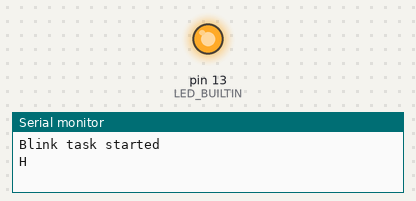
The sketch below on a simulated Arduino Uno, built with avr-gcc and run on an emulated ATmega328P. On the bench: output pins drawn as LEDs (lit = HIGH), the last lines printed to the serial monitor.

Above: at 7.5 s.
At 22.5 s:
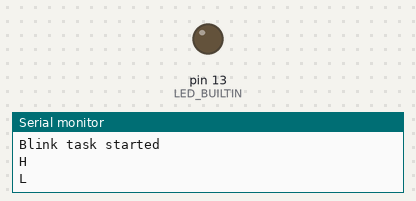
Timing chart, 0 to 39.0 s (numbered marks = the images above):
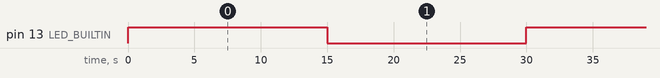

Measured:
- by itself, pin 13 (LED_BUILTIN): alternates HIGH for 15.0 s and LOW for 15.0 s

The sketch:

arduino-due-blink.ino
```cpp
#include <FreeRTOS.h>
#include <task.h>

void blink(void *pvParameters)
{
  Serial.println("Blink task started");
  pinMode(LED_BUILTIN, OUTPUT);

  for( ;; ) {
    digitalWrite(LED_BUILTIN, HIGH);
    Serial.println("H");
    vTaskDelay(1000);

    digitalWrite(LED_BUILTIN, LOW);
    Serial.println("L");
    vTaskDelay(1000);
  }
}

void setup()
{
  Serial.begin(9600);

  xTaskCreate(blink, (const portCHAR *)"blink", 128, NULL, 2, NULL);
  vTaskStartScheduler();

  Serial.println("Failed to start FreeRTOS scheduler");
  while(1);
}

void loop()
{
}
```
